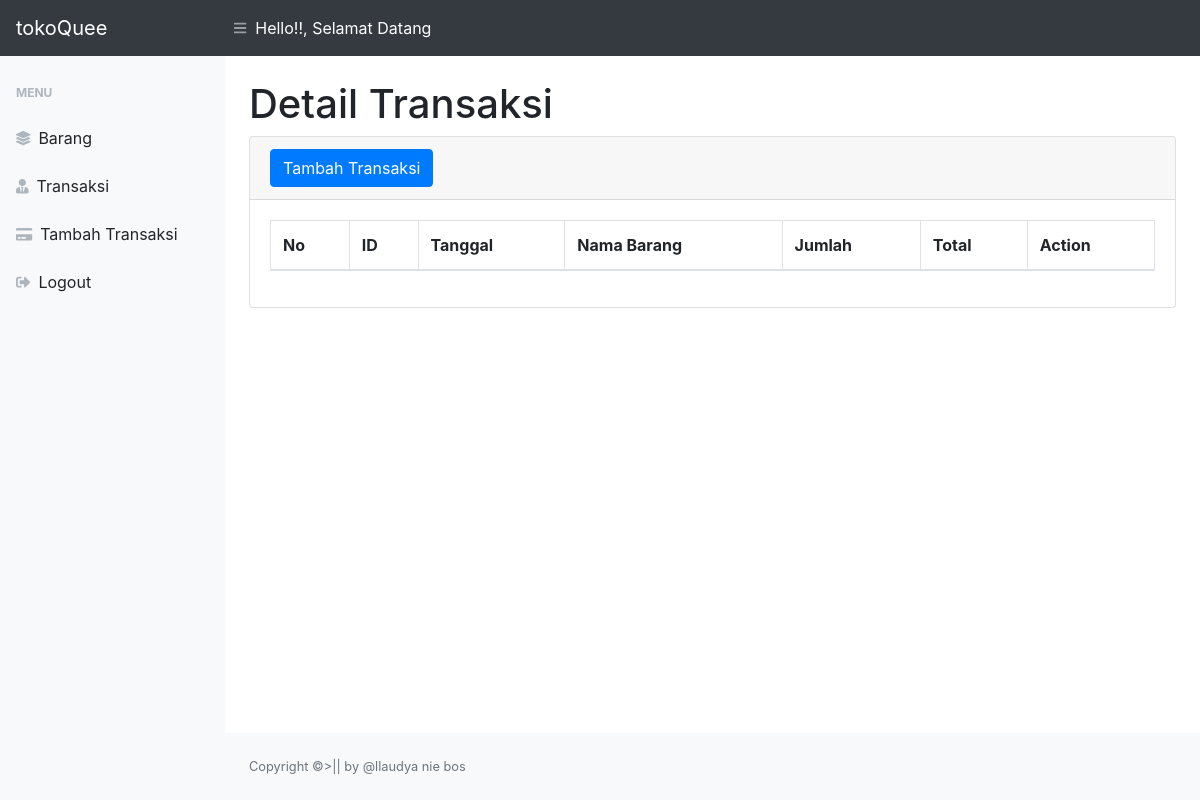
The page /detail_transaksi.php?id_transaksi=8038 on the database as committed earlier.
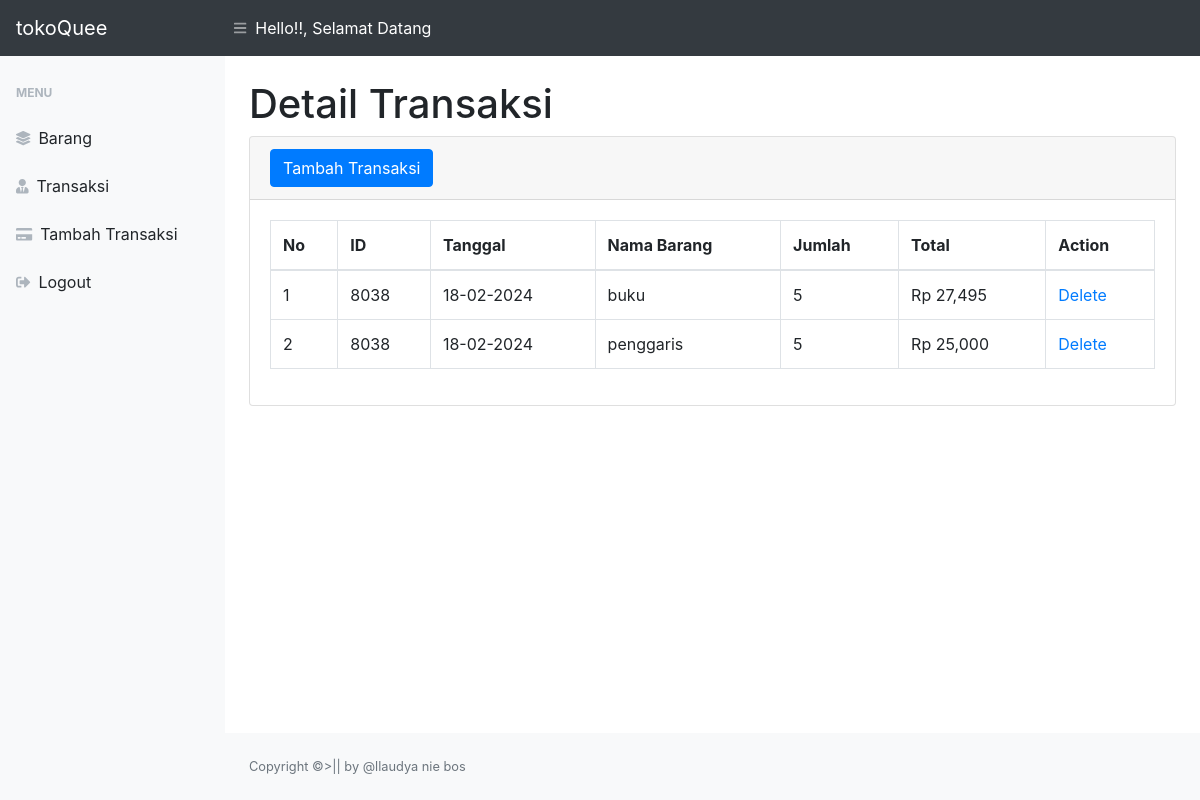
The same page on the database as committed later.
### tables this page shows
CREATE TABLE `dtl_transaksi` (
  `id` int NOT NULL,
  `id_transaksi` int DEFAULT NULL,
  `id_barang` int NOT NULL,
  `tanggal` date NOT NULL,
  `harga` int NOT NULL,
  `jumlah` int NOT NULL,
  `total` int NOT NULL
);

CREATE TABLE `barang` (
  `id_barang` int NOT NULL,
  `nama_barang` varchar(30) NOT NULL,
  `harga` int NOT NULL,
  `stok` int NOT NULL
);

### detail_transaksi.php (the view, shortened to what the changed rows need)
<?php
require 'function.php';
?>
<!DOCTYPE html>
<html lang="en">
<head>
    <link href="styles.css" rel="stylesheet"/>
    <link href="https://cdn.datatables.net/1.10.20/css/dataTables.bootstrap4.min.css" rel="stylesheet" />
</head>
<body class="sb-nav-fixed">
    <div id="layoutSidenav">
            <div id="layoutSidenav_content">
            <main>
                <div class="container-fluid">
                    <h1 class="mt-4">Detail Transaksi</h1>
                    <div class="card mb-4">
                        <div class="card-body">
                            <div class="table-responsive">
                                <table class="table table-bordered" id="dataTable" width="100%" cellspacing="0">
                                    <thead>
                                        <tr>
                                            <th>No</th>
                                            <th>ID</th>
                                            <th>Tanggal</th>
                                            <th>Nama Barang</th>
                                            <th>Jumlah</th>
                                            <th>Total</th>
                                            <th>Action</th>
                                        </tr>
                                    </thead>
                                    <tbody>
                                        <?php
                                        $id_transaksi = $_GET['id_transaksi'];
                                        $get = mysqli_query($conn, "SELECT * FROM dtl_transaksi left join barang on dtl_transaksi.id_barang=barang.id_barang where dtl_transaksi.id_transaksi = $id_transaksi");
                                        $i=1;
                                        while ($p = mysqli_fetch_array($get)) {
                                            $id_transaksi = $p['id_transaksi'];
                                            $tanggal = $p['tanggal'];
                                            $nama_barang = $p['nama_barang'];
                                            $jumlah = $p['jumlah'];
                                            $total = $p['total'];
                                        ?>
                                        <tr>
                                                <td><?= $i++ ?></td>
                                                <td><?= $id_transaksi ?></td>
                                                <td><?= date('d-m-Y', strtotime($tanggal)) ?></td>
                                                <td><?= $nama_barang ?></td>
                                                <td><?= $jumlah ?></td>
                                                <td>Rp <?php echo number_format($total) ?></td>
                                                <td>
                                                     <a href="delete.php?id_barang=<?=$p['id_barang'];?>">Delete</a>
                                                </td>
                                        </tr>
                                            <?php
                                        };
                                        ?>
                                    </tbody>
                                </table>
                            </div>
                        </div>
                    </div>
                </div>
            </main>
        </div>
    </div>
    </body>
</html>

Rows that differ between the two databases and show on the page:
added dtl_transaksi: id_transaksi "8038", tanggal "18-02-2024", id_barang.nama_barang "buku", jumlah "5", total "27,495"
added dtl_transaksi: id_transaksi "8038", tanggal "18-02-2024", id_barang.nama_barang "penggaris", jumlah "5", total "25,000"
